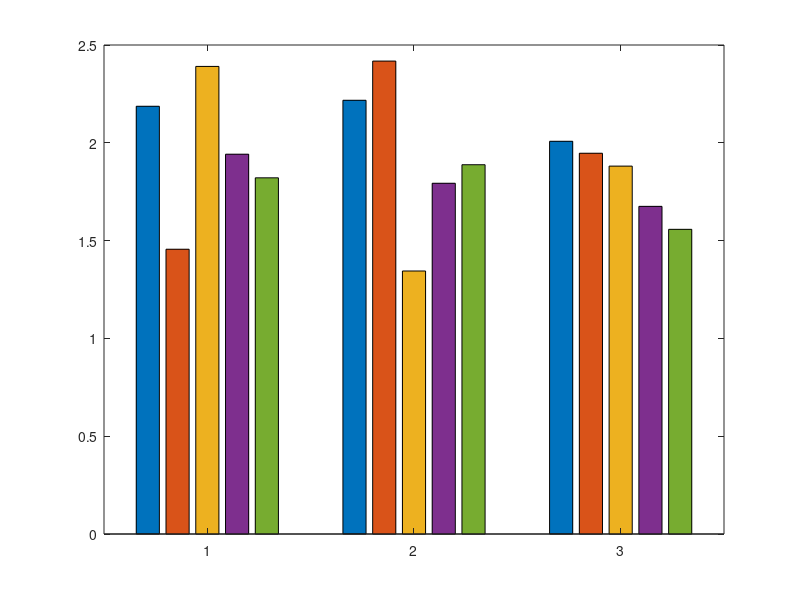

MATLAB code for this plot: (Note: this script raises an error after producing the figure.)
% Source: https://es.mathworks.com/matlabcentral/answers/1670649-bar-plot-with-a-hatched-fill-pattern#answer_916574

y = 0.5*randn(3,5)+2; % a simplified example
hp = bar(y);
cm = colororder; % or replace with the desired colormap
hatchfill2(hp(1),'single','HatchAngle',0,'hatchcolor',cm(1,:));
hatchfill2(hp(2),'cross','HatchAngle',45,'hatchcolor',cm(2,:));
hatchfill2(hp(3),'single','HatchAngle',45,'hatchcolor',cm(3,:));
hatchfill2(hp(4),'single','HatchAngle',-45,'hatchcolor',cm(4,:));
hatchfill2(hp(5),'cross','HatchAngle',30,'hatchcolor',cm(5,:));
for b = 1:numel(hp)
    hp(b).FaceColor = 'none';
end
